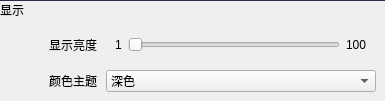
             <widget class="QWidget" name="Display" native="true">
              <layout class="QVBoxLayout" name="verticalLayout_5">
               <property name="spacing">
                <number>0</number>
               </property>
               <property name="leftMargin">
                <number>0</number>
               </property>
               <property name="topMargin">
                <number>0</number>
               </property>
               <property name="rightMargin">
                <number>0</number>
               </property>
               <property name="bottomMargin">
                <number>0</number>
               </property>
               <item>
                <widget class="Line" name="line">
                 <property name="maximumSize">
                  <size>
                   <width>16777215</width>
                   <height>1</height>
                  </size>
                 </property>
                 <property name="styleSheet">
                  <string notr="true">QWidget{
	background-color:rgb(35,42,58);
	font:'宋体';
}</string>
                 </property>
                 <property name="orientation">
                  <enum>Qt::Horizontal</enum>
                 </property>
                </widget>
               </item>
               <item>
                <widget class="QLabel" name="label_10">
                 <property name="maximumSize">
                  <size>
                   <width>16777215</width>
                   <height>20</height>
                  </size>
                 </property>
                 <property name="text">
                  <string>显示</string>
                 </property>
                </widget>
               </item>
               <item>
                <widget class="QWidget" name="widget" native="true">
                 <layout class="QGridLayout" name="gridLayout_2">
                  <property name="leftMargin">
                   <number>9</number>
                  </property>
                  <property name="topMargin">
                   <number>9</number>
                  </property>
                  <property name="rightMargin">
                   <number>9</number>
                  </property>
                  <property name="bottomMargin">
                   <number>9</number>
                  </property>
                  <property name="spacing">
                   <number>9</number>
                  </property>
                  <item row="0" column="1">
                   <widget class="QLabel" name="label_12">
                    <property name="text">
                     <string>显示亮度</string>
                    </property>
                   </widget>
                  </item>
                  <item row="2" column="1">
                   <widget class="QLabel" name="label_14">
                    <property name="text">
                     <string>颜色主题</string>
                    </property>
                   </widget>
                  </item>
                  <item row="0" column="2">
                   <widget class="QWidget" name="widget_4" native="true">
                    <property name="maximumSize">
                     <size>
                      <width>270</width>
                      <height>16777215</height>
                     </size>
                    </property>
                    <layout class="QHBoxLayout" name="horizontalLayout_5">
                     <item>
                      <widget class="QLabel" name="label_16">
                       <property name="text">
                        <string>1</string>
                       </property>
                      </widget>
                     </item>
                     <item>
                      <widget class="QSlider" name="horizontalSlider">
                       <property name="focusPolicy">
                        <enum>Qt::NoFocus</enum>
                       </property>
                       <property name="orientation">
                        <enum>Qt::Horizontal</enum>
                       </property>
                      </widget>
                     </item>
                     <item>
                      <widget class="QLabel" name="label_15">
                       <property name="text">
                        <string>100</string>
                       </property>
                      </widget>
                     </item>
                    </layout>
                   </widget>
                  </item>
                  <item row="2" column="2">
                   <widget class="QComboBox" name="comboBox_2">
                    <property name="minimumSize">
                     <size>
                      <width>270</width>
                      <height>0</height>
                     </size>
                    </property>
                    <property name="maximumSize">
                     <size>
                      <width>270</width>
                      <height>16777215</height>
                     </size>
                    </property>
                    <property name="focusPolicy">
                     <enum>Qt::NoFocus</enum>
                    </property>
                    <item>
                     <property name="text">
                      <string>深色</string>
                     </property>
                    </item>
                    <item>
                     <property name="text">
                      <string>浅色</string>
                     </property>
                    </item>
                   </widget>
                  </item>
                  <item row="2" column="0">
                   <spacer name="horizontalSpacer_4">
                    <property name="orientation">
                     <enum>Qt::Horizontal</enum>
                    </property>
                    <property name="sizeHint" stdset="0">
                     <size>
                      <width>40</width>
                      <height>20</height>
                     </size>
                    </property>
                   </spacer>
                  </item>
                 </layout>
                </widget>
               </item>
              </layout>
             </widget>
